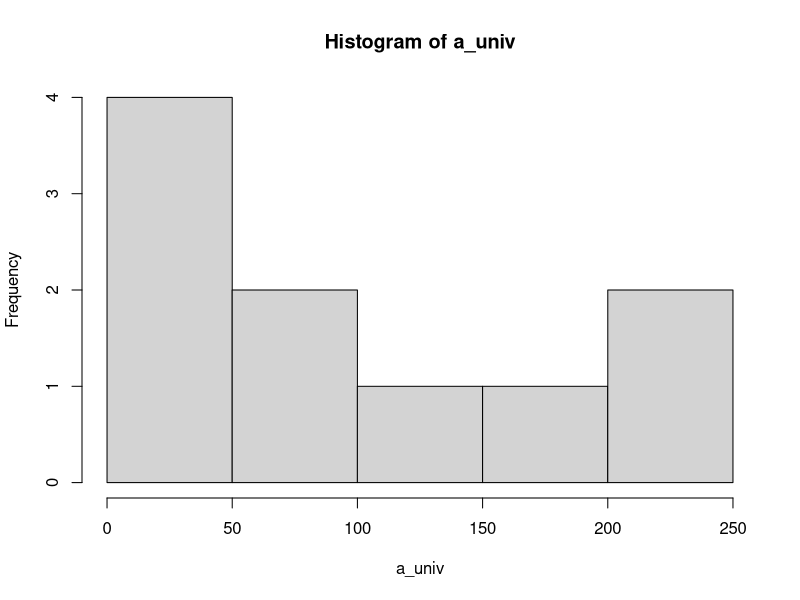
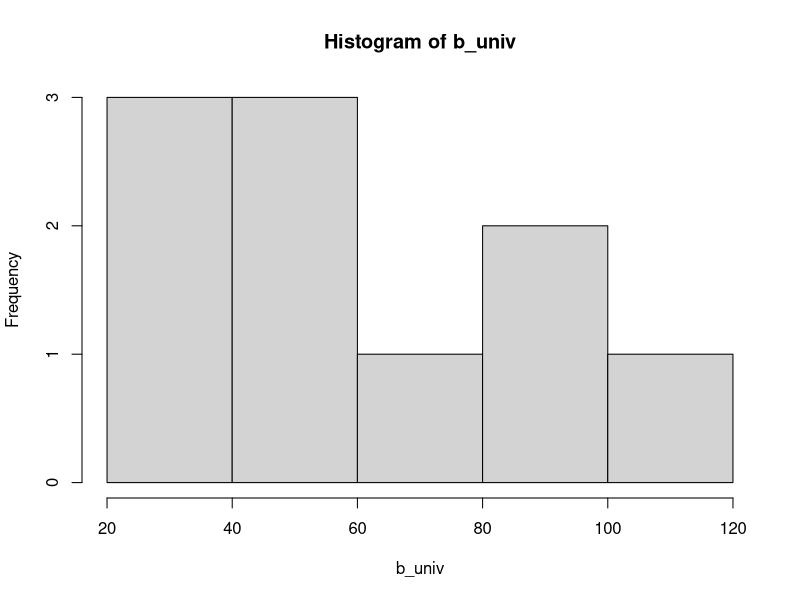
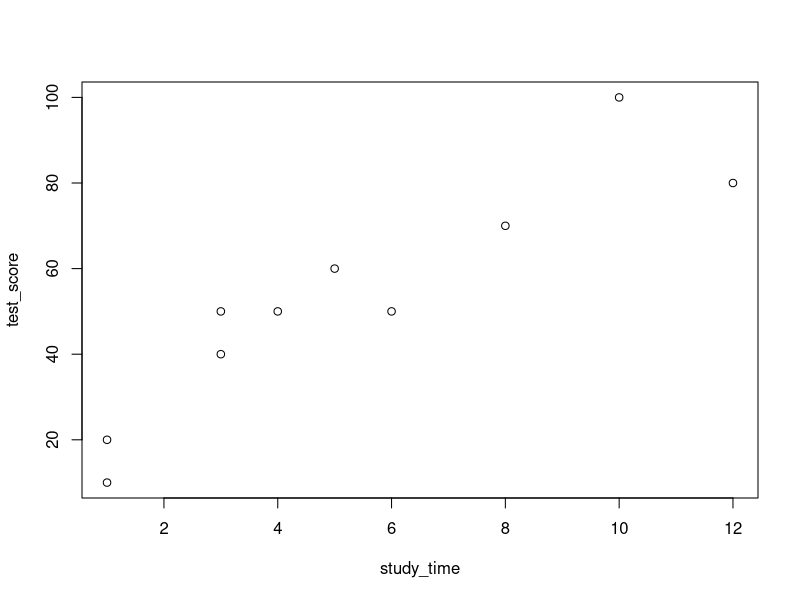
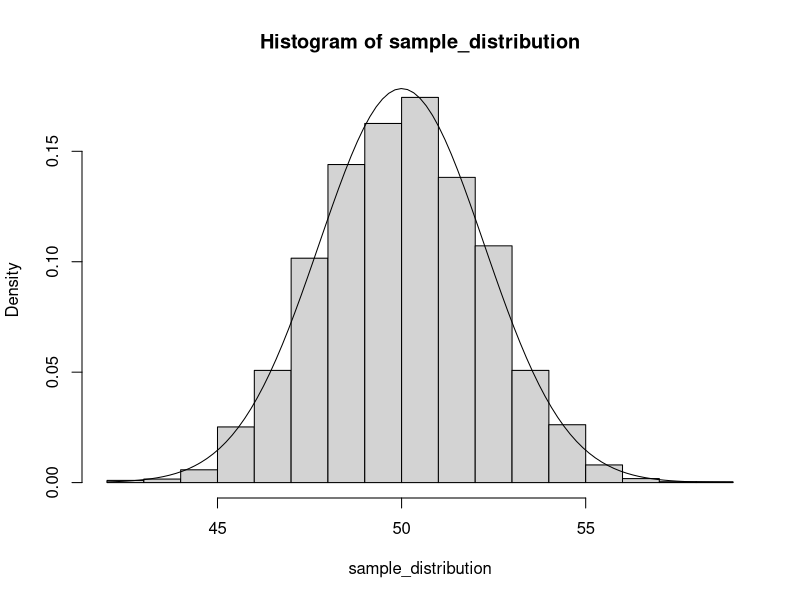
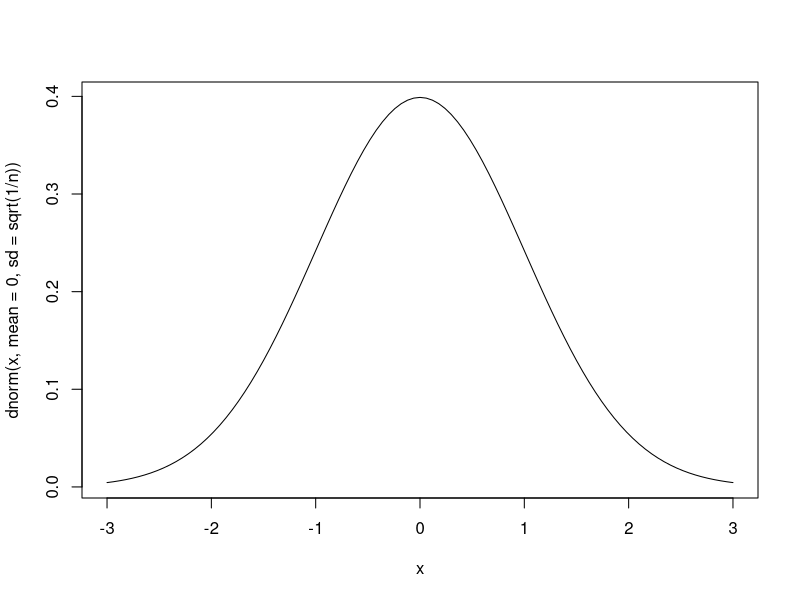

Write the R code that produced these figures, in order.

# Chapter02 ---------------------------------------------------------------

# (1)
a_univ <- c(60, 100, 50, 40, 50, 230, 120, 240, 200, 30)
b_univ <- c(50, 60, 40, 50, 100, 80, 30, 20, 100, 120)

hist(a_univ)
hist(b_univ)

# (2)
mean_a <- mean(a_univ)
sd_a <- sqrt(mean((a_univ - mean_a)^2))

mean_b <- mean(b_univ)
sd_b <- sqrt(mean((b_univ - mean_b)^2))


# (3)
std_a <- (a_univ - mean_a)/sd_a
std_b <- (b_univ - mean_b)/sd_b
print(std_b)
 

# Chapter03 ---------------------------------------------------------------

# (1)
study_time <- c(1, 3, 10, 12, 6, 3, 8, 4, 1, 5)
test_score <- c(20, 40, 100, 80, 50, 50, 70, 50, 10, 60)
plot(study_time, test_score)

# (2)
cor(study_time, test_score)

# (3)
j <- "和食"
w <- "洋食"
likes_food <- c(w, j, j, w, j, w, w, j, w, w, j, w, j, w, j, j, w, w, j, j)

s <- "甘党"
h <- "辛党"
s_or_h <- c(s, h, s, s, h, h, h, h, s, s, s, s, h, h, s, h, h, s, h, h)

table(likes_food, s_or_h)

likes_food_one_hot <- ifelse(likes_food==j, 1, 0)
s_or_h_one_hot <- ifelse(s_or_h==s, 1, 0)

cor(likes_food_one_hot, s_or_h_one_hot)


# chapter04 ---------------------------------------------------------------

# (1)
sample_distribution <- numeric(length=5000) 
for(i in 1:5000){
  sample <- rnorm(n=20, mean=50, sd=10)
  sample_distribution[i] <- mean(sample)
}
hist(sample_distribution, freq=FALSE)
curve(dnorm(x, mean=50, sd=sqrt(100/20)), add=TRUE)

# (2)
n <- 1  
curve(dnorm(x, mean=0, sd=sqrt(1/n)), -3, 3)

  

# chapter05 ---------------------------------------------------------------

# (1)
man_height_list <- c(165, 150, 170, 168, 159, 170, 167, 178, 155, 159,
                     161, 162, 166, 171, 155, 160, 168, 172, 155, 167)

t.test(man_height_list, mu=170)

# (2)
study_time <- c(1, 3, 10, 12, 6, 3, 8, 4, 1, 5)
test_score <- c(20, 40, 100, 80, 50, 50, 70, 50, 10, 60)
cor.test(study_time, test_score)

# (3)
cor.test(study_time, test_score, method='spearman')
cor.test(study_time, test_score, method='kendall')

# (4)
j <- "和食"
w <- "洋食"
likes_food <- c(w, j, j, w, j, w, w, j, w, w, j, w, j, w, j, j, w, w, j, j)
s <- "甘党"
h <- "辛党"
s_or_h <- c(s, h, s, s, h, h, h, h, s, s, s, s, h, h, s, h, h, s, h, h)

chisq.test(table(likes_food, s_or_h), correct=FALSE)

# (5)
na_lang <- c(60, 40, 30, 70, 55)
society <- c(80, 25, 35, 70, 50)

cor.test(na_lang, society)

na_lang_more <- rep(na_lang, 2)
society_more <- rep(society, 2)

cor.test(na_lang_more, society_more)


# chapter06 ---------------------------------------------------------------

# (1)
like_sta_test <- c(6, 10, 6, 10, 11, 6, 11, 7)
dislike_sta_test <- c(5, 3, 5, 9, 3, 3, 9, 5, 8, 7, 7, 9)
var.test(like_sta_test, dislike_sta_test)
t.test(like_sta_test, dislike_sta_test, var.equal=TRUE)

# (2)
psychology_man <- c(13, 14, 7, 12, 10, 6, 8, 15, 4, 14)
psychology_woman <- c(9, 6, 10, 12, 5, 12, 8, 8, 12, 15)

var.test(psychology_man, psychology_woman)
t.test(psychology_man, psychology_woman, var.equal=TRUE)

# (3)
before_program <- c(61, 50, 41, 55, 51, 48, 46, 55, 65, 70)
after_program <- c(59, 48, 33, 54, 47, 52, 38, 50, 64, 63)

t.test(before_program, after_program, paired=TRUE)


# chapter07 ---------------------------------------------------------------

# (1)
low <- c(75, 61, 68, 58, 66, 55, 65, 63)
lit <- c(62, 60, 66, 63, 55, 53, 59, 63)
sci <- c(65, 60, 78, 52, 59, 66, 73, 64)
eng <- c(52, 59, 44, 67, 47, 53, 58, 49)

test <- c(low, lit, sci, eng)
department <- factor(c(rep('low', 8), rep('lit', 8), rep('sci', 8), rep('eng', 8)))

summary(aov(test~department))
TukeyHSD(aov(test~department))

# (2)
lec <- c(51, 66, 70, 75, 73, 62, 55)
pra <- c(47, 54, 55, 39, 60, 62, 56)
tra <- c(55, 37, 47, 60, 62, 53, 50)

test2 <- c(lec, pra, tra)
student <- factor(rep(c("森本", "田中", "稲葉", "瀬木", "高橋", "工藤", "金子"), 3))
lesson <- factor(c(rep("講義", 7), rep("問題", 7), rep("実習", 7)))

summary(aov(test2~lesson+student))

TukeyHSD(aov(test2~lesson+student))
